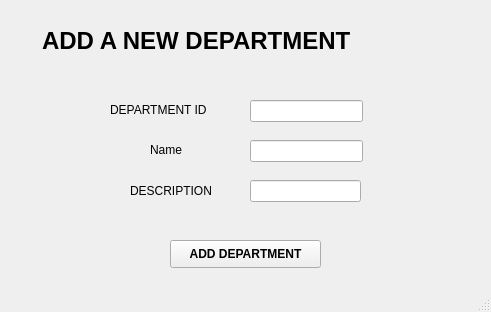
<?xml version="1.0" encoding="UTF-8"?>
<ui version="4.0">
 <class>MainWindow</class>
 <widget class="QMainWindow" name="MainWindow">
  <property name="geometry">
   <rect>
    <x>0</x>
    <y>0</y>
    <width>491</width>
    <height>312</height>
   </rect>
  </property>
  <property name="windowTitle">
   <string>MainWindow</string>
  </property>
  <widget class="QWidget" name="centralwidget">
   <widget class="QPushButton" name="pushButton">
    <property name="geometry">
     <rect>
      <x>170</x>
      <y>240</y>
      <width>151</width>
      <height>28</height>
     </rect>
    </property>
    <property name="font">
     <font>
      <weight>75</weight>
      <bold>true</bold>
     </font>
    </property>
    <property name="text">
     <string>ADD DEPARTMENT</string>
    </property>
   </widget>
   <widget class="QLineEdit" name="lineEdit_3">
    <property name="geometry">
     <rect>
      <x>250</x>
      <y>140</y>
      <width>113</width>
      <height>22</height>
     </rect>
    </property>
   </widget>
   <widget class="QLabel" name="label_3">
    <property name="geometry">
     <rect>
      <x>150</x>
      <y>142</y>
      <width>55</width>
      <height>16</height>
     </rect>
    </property>
    <property name="text">
     <string>Name</string>
    </property>
   </widget>
   <widget class="QLineEdit" name="lineEdit_2">
    <property name="geometry">
     <rect>
      <x>250</x>
      <y>180</y>
      <width>111</width>
      <height>22</height>
     </rect>
    </property>
   </widget>
   <widget class="QLabel" name="label_8">
    <property name="geometry">
     <rect>
      <x>42</x>
      <y>20</y>
      <width>401</width>
      <height>41</height>
     </rect>
    </property>
    <property name="font">
     <font>
      <pointsize>18</pointsize>
      <weight>75</weight>
      <bold>true</bold>
     </font>
    </property>
    <property name="text">
     <string>ADD A NEW DEPARTMENT</string>
    </property>
   </widget>
   <widget class="QLabel" name="label">
    <property name="geometry">
     <rect>
      <x>110</x>
      <y>100</y>
      <width>101</width>
      <height>20</height>
     </rect>
    </property>
    <property name="text">
     <string>DEPARTMENT ID</string>
    </property>
   </widget>
   <widget class="QLineEdit" name="lineEdit">
    <property name="geometry">
     <rect>
      <x>250</x>
      <y>100</y>
      <width>113</width>
      <height>22</height>
     </rect>
    </property>
   </widget>
   <widget class="QLabel" name="label_2">
    <property name="geometry">
     <rect>
      <x>130</x>
      <y>180</y>
      <width>81</width>
      <height>21</height>
     </rect>
    </property>
    <property name="text">
     <string>DESCRIPTION</string>
    </property>
   </widget>
  </widget>
  <widget class="QStatusBar" name="statusbar"/>
 </widget>
 <resources/>
 <connections/>
</ui>
